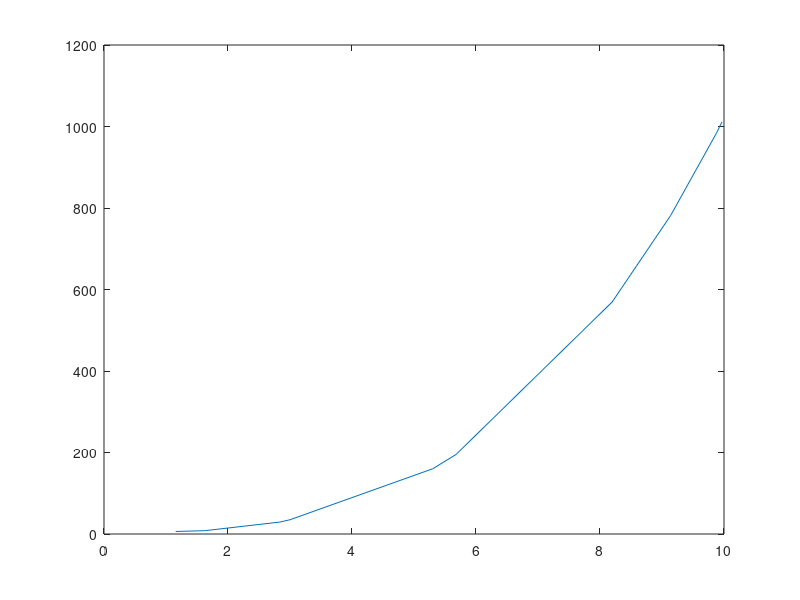
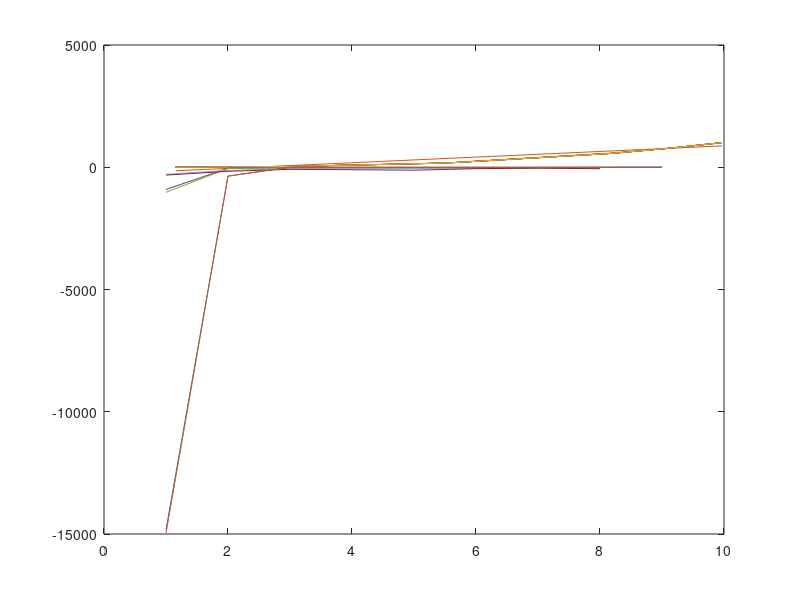
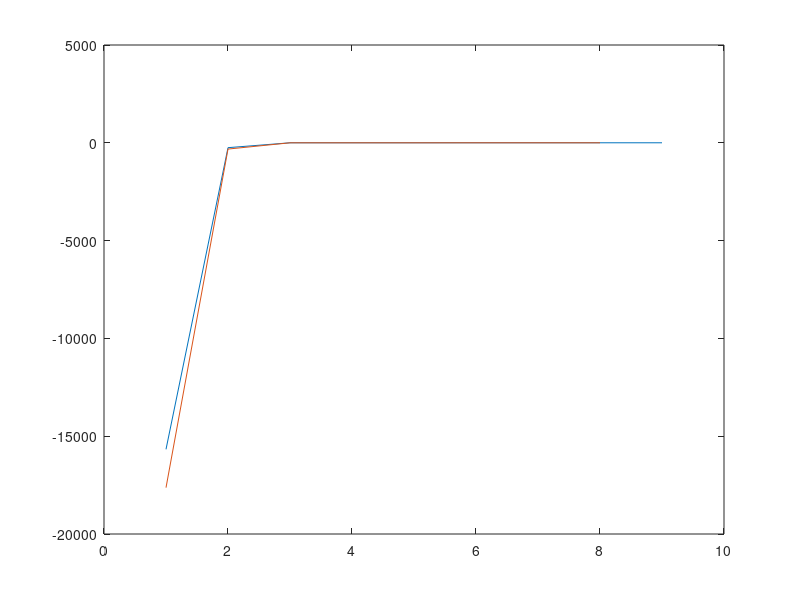
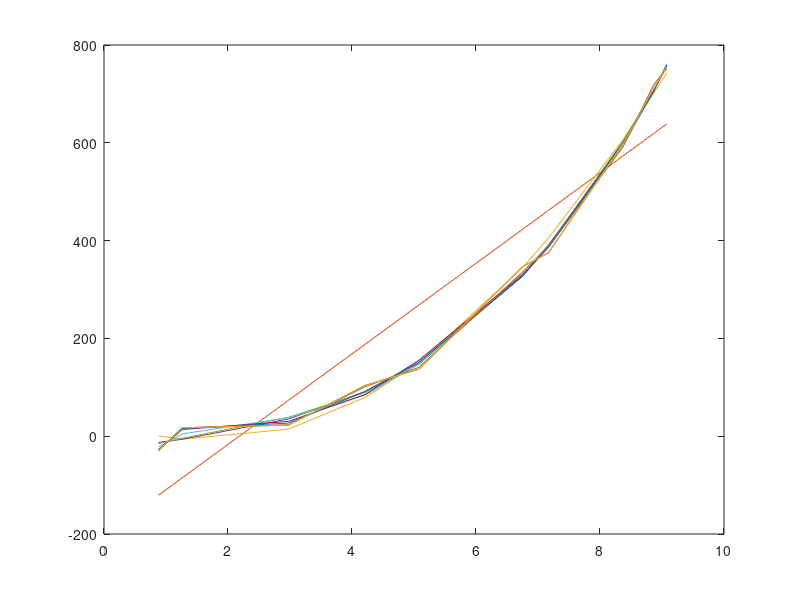

MATLAB code for these plots, in order:
%HW6

% Problem 1. Curve fitting. 
% Part 1. Take 10 x values on the interval 0 < x <= 10 and then create y
% values from the x values by plugging the x values into a third order
% polynomial of your choice. Add random noise to the data by choosing a random number
% in the interval [-D, D]. Start with D = 1. Plot your data in the x-y plane.

X = sort(10*rand(1,10));

Y= X.^3+2*X+1;
noise=randn(1,10);
Y1=Y+noise;
figure
plot(X,Y1)
% Part 2. Fit your data with polynomials from order 1 to 9. Plot the fitted
% polynomials together with the data. 
figure
plot(X,Y1)
hold on
for i = 1:9
    [coeff, s] = polyfit(X,Y1,i);
    yfit = polyval(coeff,X);
    plot(X,yfit);
    hold on
end
% Part 3. On a separate plot, plot the R^2 and adjusted R^2 as a function
% of the order of the polynomial. 
R=[];
R1=[];
for i=1:9
    [coeff, s]=polyfit(X,Y1,i);
    yfit=polyval(coeff,X);
    Yr=Y1-yfit;
    ssresid=sum(Yr.^2);
    sstotal=(length(Y1)-1)*1;
    R(i)=1-ssresid/sstotal;
    R1(i)=1-ssresid/sstotal*(length(Y1)-1)/(length(Y1)-length(coeff));
end
figure
plot(1:9,R);
hold on
plot(1:9,R1);


% Part 4. Repeat parts 1 - 3 for D = 10 and D = 1000. Comment on the
% results. 

%D=10
X = sort(10*rand(1,10));

Y= X.^3+2*X+1;
noise=10*randn(1,10);
Y1=Y+noise;
figure
plot(X,Y1)
hold on;
R=[];
R1=[];
for i=1:9
    [coeff, s]=polyfit(X,Y1,i);
    yfit=polyval(coeff,X);
    Yr=Y1-yfit;
    s=sum(Yr.^2);
    s1=(length(Y1)-1)*10;
    R(i)=1-s/s1;
    R1(i)=1-s/s1*(length(Y1)-1)/(length(Y1)-length(coeff));
    hold on
    plot(X,yfit);
end
figure(2)
plot(1:9,R);
hold on;
plot(1:9,R1);

%D=100
X = sort(10*rand(1,10));

Y= X.^3+2*X+1;
noise=100*randn(1,10);
Y1=Y+noise;
figure
plot(X,Y1)
hold on;
R=[];
R1=[];
for i=1:9
    [coeff, s]=polyfit(X,Y1,i);
    yfit=polyval(coeff,X);
    Yr=Y1-yfit;
    s=sum(Yr.^2);
    s1=(length(Y1)-1)*100;
    R(i)=1-s/s1;
    R1(i)=1-s/s1*(length(Y1)-1)/(length(Y1)-length(coeff));
    hold on
    plot(X,yfit);
end

figure(2);
plot(1:9,R);
hold on;
plot(1:9,R1);

% The increasing noise in the model makes the lower orders of polynomial
% fits worse than the higher orders (3 and above). The larger the noise is
% ,the worse the fitting curve of the lower orders is. Generally, higher
% orders polynomial fits the data better.

% Part 5. Now repeat parts 1-3 but take 100 x values on the interval 0 < x <=
% 10. Comment on the results. 
%D=10
X = sort(10*rand(1,100));

Y= X.^3+2*X+1;
noise=randn(1,100);
Y1=Y+noise;
figure
plot(X,Y1)
hold on;
R=[];
R1=[];
for i=1:9
    [coeff, s]=polyfit(X,Y1,i);
    yfit=polyval(coeff,X);
    Yr=Y1-yfit;
    s=sum(Yr.^2);
    s1=(length(Y1)-1);
    R(i)=1-s/s1;
    R1(i)=1-s/s1*(length(Y1)-1)/(length(Y1)-length(coeff));
    hold on
    plot(X,yfit);
end

figure(2)
plot(1:9,R);
hold on
plot(1:9,R1);

%100x values curve is smoother than the 10x values. The adjusted Rsquare is also closer to the unadjusted.

% Problem 2. Basic statistics. 
% Part 1. Consider two different distributions - Gaussian numbers with a mean of
% 0 and variance 1 and Gaussian numbers with a mean of 1 and variance 1.
% (1) Make a plot of the average p-value for the t-test comparing N random
% numbers chosen from each of these two distributions as a function of N.

function plotgaussian(N)
d=[];
for i=1:N
        a=randn(N);
        b=randn(N)+1;
        [is_sig,pval]=ttest2(a,b);
    d(i)=mean(pval);
end
xlab=1:N;
figure
plot(xlab,d)
end

plotgaussian(5)
% Part 2. Now keep the first distribution the same, but vary the mean of
% the second distribution between 0 and 10 with the same variance and
% repeat part one. Make a plot of all of these different curves on the same
% set of axes. What is special about the case where the mean of the second
% distribution is 0? 
N=100;
d=[]
for M=0:10
    for i=1:N
            a=normrnd(0,1,[1,N]);
            b=normrnd(M,1,[1,N]);
            [~,d(M+1,i)]=ttest2(a,b);
    end
end

for M=1:10
xlab=1:N;
figure
    plot(xlab,d(M+1,:));
    hold on;
end

% when the mean of the second distriution is 0, which the same as the first
% distribution, the mean of pval is significantly higher than others.So we
% can only see that curve given how the axis are set. This means we cannot
% reject the null when the second distribution's mean is 0. It also means
% the 2 distributions are the same.

% Part 3. Now keep the means of the two distributions at 0 and 1 as in part
% 1, but vary the variance of both distributions simultaneiously between 0.1 and 10 and plot the 
% p-values vs the number of numbers drawn as before. Comment on your results.  

N = 100;
p_val_m2 = [];
for var = 0.1:1:10.1
    for ii = 1:N
        A = normrnd(0,var,[1,N]);
        B = normrnd(1,var,[1,N]);
        [~,p_val_m2((var-0.1)+1,ii)] = ttest2(A,B);
    end
end
figure
title('p-values vs. N');

for i = 1:11
    plot(1:N,p_val_m2(i,:))
    hold on
end

% when the variance is small, the p values are small as well. This is
% because the distribution of the second distribution are all around the
% mean. Hence it has a greater chance to reject the null when the variance
% is very small. As the variance increases, the p-value increases. because
% the higher the variance is, the more chance the number in the second
% distribution will overlap the first one, and the higher possibility that
% we cannot reject the null.
